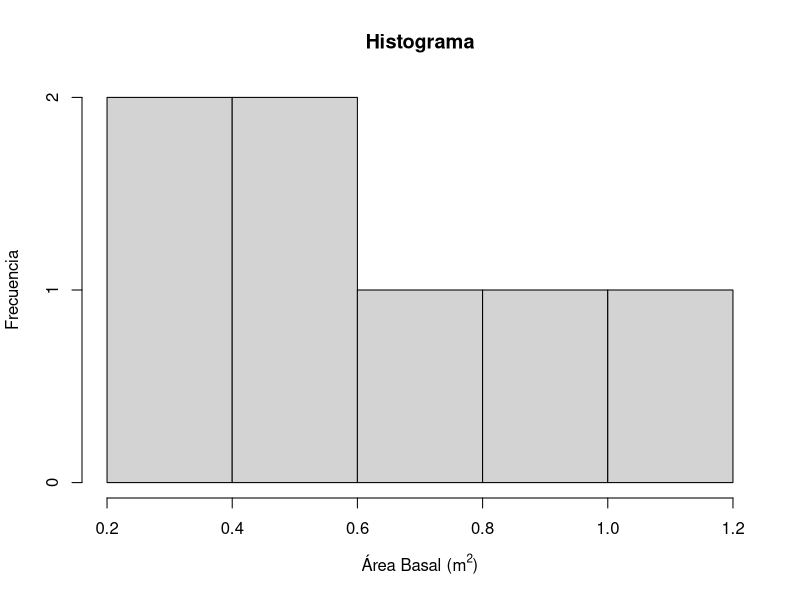
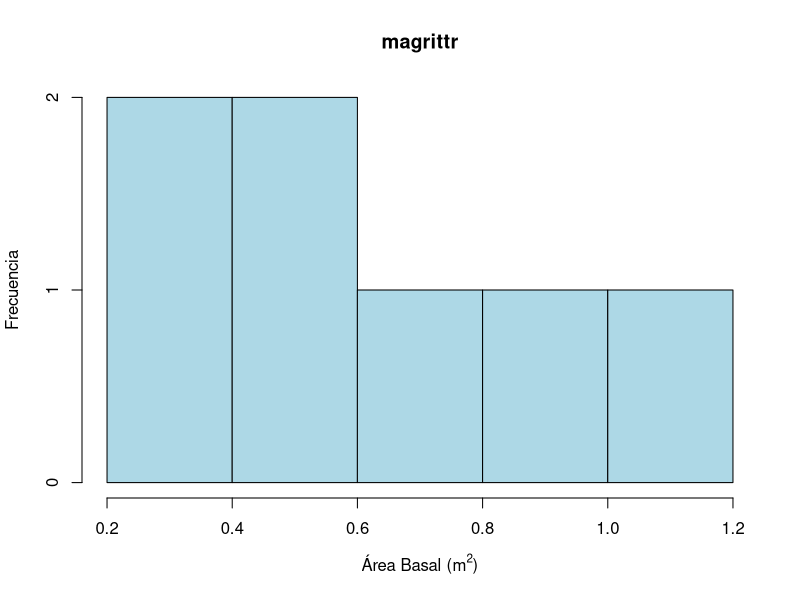
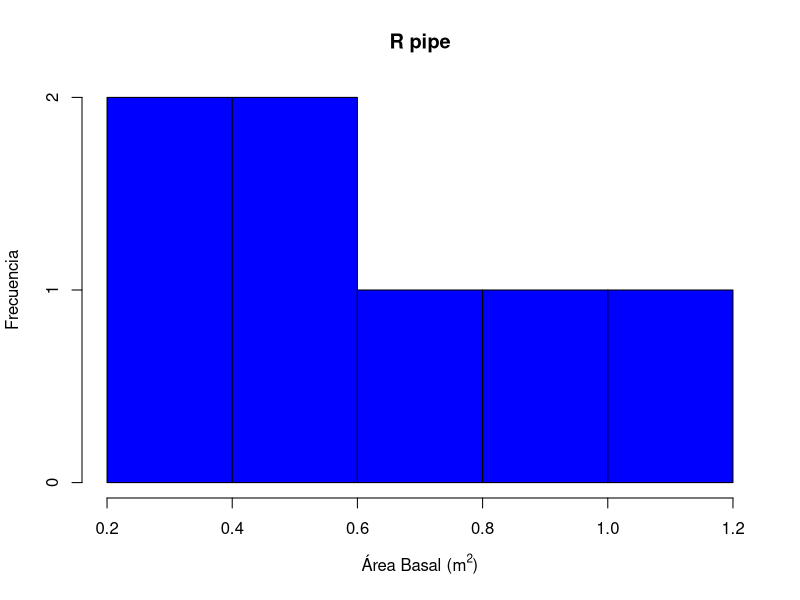

Generate these figures, in order, with R:
## ---- chunk 1
set.seed(123) 
x <- runif(10) 
x 

x_sort <- sort(x) 
x_log <- log(x_sort) 
x_diff <- diff(x_log) 
x_exp <- exp(x_diff) 
ybase <- cumsum(x_exp) 
ybase

# ybase <- cumsum(exp(diff(log(sort(x)))))
## ---- chunk 2
ypipe <- x |> 
  sort() |>     
  log() |>      
  diff() |>    
  exp() |>      
  cumsum()

ypipe
## ---- chunk 3
#| echo: false 
dbh <- c(5.0, 70.2, 7.0, 95.5, 87.3, 6.8, 65.0, 110.5, 80.5, 120.0) 

dbh_filtrado <- subset(dbh, dbh > 7.5)

area_basal <- pi * (dbh_filtrado / 200)^2 

hist(area_basal, main = "Histograma",
          xlab= expression("Área Basal (" * m^2 * ")"), 
     ylab = "Frecuencia") 
## ---- chunk 4
#| echo: false 
library(magrittr)
dbh %>%
  subset(. > 7.5) %>%                             
  {pi * (. / 200)^2} %>%                     
  hist(                                      
    main = "magrittr",
    xlab = expression("Área Basal (" * m^2 * ")"),
    ylab = "Frecuencia",
    col = "lightblue"
  )
## ---- chunk 5
#| echo: false 
dbh |>
  (\(x) subset(x, x > 7.5))() |>
  (\(x) pi * (x / 200)^2)() |>
  hist(
    main = "R pipe",
    xlab = expression("Área Basal (" * m^2 * ")"),
    ylab = "Frecuencia",
    col = "blue",
  )
## ---- chunk 6
library(tibble)

pinos <- tibble(
  id = 1:10,
  especie = c("sylvestris", "nigra", "pinaster", "sylvestris", "nigra",
              "pinaster", "sylvestris", "nigra", "pinaster", "sylvestris"),
  dbh_cm = c(30.5, 6.5, 7.2, 5.0, 28.3, 35.1, 7.0, 6.8, 40.0, 32.7), 
  altura_m = c(12.5, 13.2, 10.0, 9.5, 14.0, 15.0, 8.2, 11.8, 14.5, 12.0) 
)

pinos
## ---- chunk 7
# Encadena funciones 
  
mean(subset(pinos, especie == "pinaster")$altura_m)
## ---- chunk 8
# Crea objetos temporales 
pinaster <- pinos[pinos$especie == "pinaster", ] 
altura_media_pinaster <- mean(pinaster$altura_m)
altura_media_pinaster 
## ---- chunk 9
library(magrittr)

altura_media_pinaster <- pinos %>%
  subset(especie == "pinaster") %>%
  .$altura_m %>% 
  mean() 

altura_media_pinaster
## ---- chunk 10
altura_media_pinaster <- 

pinos |>
  subset(especie == "pinaster") |>
  (\(.) mean(.$altura_m))() 
  

pinos |>
  subset(especie == "pinaster") |>
  (\(data) mean(data$altura_m))() 
  
## ---- chunk 11
#| code-fold: true
#| results: hide
library(dplyr)
  
pinos |> 
  group_by(especie) |> 
  summarise(altura_media = mean(altura_m))
## ---- chunk 12
#| code-fold: true
#| results: hide
  
pinos |> 
  filter(dbh_cm > 7.5) |>
  group_by(especie) |> 
  summarise(altura_media = mean(altura_m), 
            n = n())
